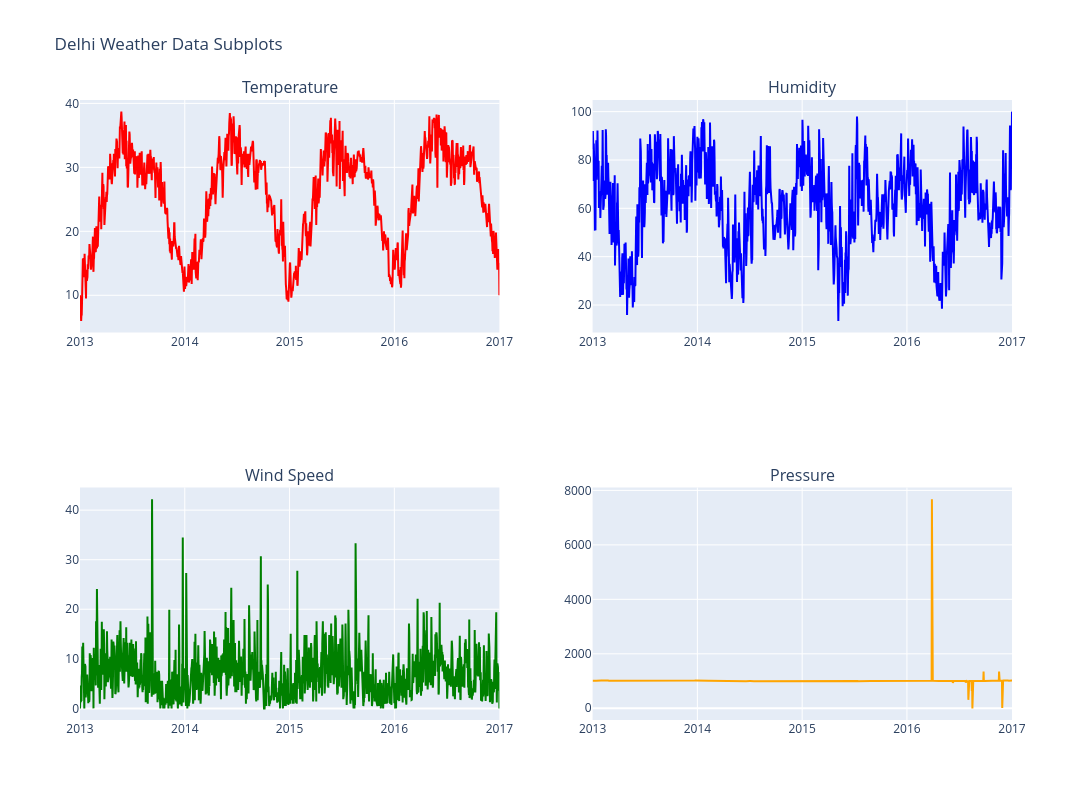

Notebook cell for this chart:
### Code cell
fig = make_subplots(rows=2, cols=2, subplot_titles=("Temperature", "Humidity", "Wind Speed", "Pressure"))

# Temperature plot
fig.add_trace(
    go.Scatter(x=df.index, y=df['meantemp'], mode='lines', name='Temperature', line=dict(color='red')),
    row=1, col=1)

# Humidity plot
fig.add_trace(
    go.Scatter(x=df.index, y=df['humidity'], mode='lines', name='Humidity', line=dict(color='blue')),
    row=1, col=2)

# Pressure plot
fig.add_trace(
    go.Scatter(x=df.index, y=df['wind_speed'], mode='lines', name='Wind Speed', line=dict(color='green')),
    row=2, col=1)

# Wind Speed plot
fig.add_trace(
    go.Scatter(x=df.index, y=df['meanpressure'], mode='lines', name='Pressure', line=dict(color='orange')),
    row=2, col=2)

# Update layout
fig.update_layout(
    title='Delhi Weather Data Subplots',
    height=800,
    width=1100,
    showlegend=False  # Set to False if you don't want a shared legend
)
# Display the plot
pio.show(fig)

### Figure 1 — Plotly figure (JSON) as saved in the notebook; plotly's stock layout.template omitted (floating-point values rounded to 4 significant figures; data arrays with more than 128 entries replaced by an {"elided": "..."} marker saying what was removed)
{"data": [{"line": {"color": "red"}, "mode": "lines", "name": "Temperature", "type": "scatter", "x": {"elided": "1462 str values"}, "xaxis": "x", "y": {"elided": "1462 float values"}, "yaxis": "y"}, {"line": {"color": "blue"}, "mode": "lines", "name": "Humidity", "type": "scatter", "x": {"elided": "1462 str values"}, "xaxis": "x2", "y": {"elided": "1462 float values"}, "yaxis": "y2"}, {"line": {"color": "green"}, "mode": "lines", "name": "Wind Speed", "type": "scatter", "x": {"elided": "1462 str values"}, "xaxis": "x3", "y": {"elided": "1462 float values"}, "yaxis": "y3"}, {"line": {"color": "orange"}, "mode": "lines", "name": "Pressure", "type": "scatter", "x": {"elided": "1462 str values"}, "xaxis": "x4", "y": {"elided": "1462 float values"}, "yaxis": "y4"}], "layout": {"annotations": [{"font": {"size": 16}, "showarrow": false, "text": "Temperature", "x": 0.225, "xanchor": "center", "xref": "paper", "y": 1, "yanchor": "bottom", "yref": "paper"}, {"font": {"size": 16}, "showarrow": false, "text": "Humidity", "x": 0.775, "xanchor": "center", "xref": "paper", "y": 1, "yanchor": "bottom", "yref": "paper"}, {"font": {"size": 16}, "showarrow": false, "text": "Wind Speed", "x": 0.225, "xanchor": "center", "xref": "paper", "y": 0.375, "yanchor": "bottom", "yref": "paper"}, {"font": {"size": 16}, "showarrow": false, "text": "Pressure", "x": 0.775, "xanchor": "center", "xref": "paper", "y": 0.375, "yanchor": "bottom", "yref": "paper"}], "height": 800, "showlegend": false, "title": {"text": "Delhi Weather Data Subplots"}, "width": 1100, "xaxis": {"anchor": "y", "autorange": true, "domain": [0, 0.45], "range": ["2013-01-01", "2017-01-01"], "type": "date"}, "xaxis2": {"anchor": "y2", "autorange": true, "domain": [0.55, 1], "range": ["2013-01-01", "2017-01-01"], "type": "date"}, "xaxis3": {"anchor": "y3", "autorange": true, "domain": [0, 0.45], "range": ["2013-01-01", "2017-01-01"], "type": "date"}, "xaxis4": {"anchor": "y4", "autorange": true, "domain": [0.55, 1], "range": ["2013-01-01", "2017-01-01"], "type": "date"}, "yaxis": {"anchor": "x", "autorange": true, "domain": [0.625, 1], "range": [4.183, 40.53], "type": "linear"}, "yaxis2": {"anchor": "x2", "autorange": true, "domain": [0.625, 1], "range": [8.619, 104.8], "type": "linear"}, "yaxis3": {"anchor": "x3", "autorange": true, "domain": [0, 0.375], "range": [-2.346, 44.57], "type": "linear"}, "yaxis4": {"anchor": "x4", "autorange": true, "domain": [0, 0.375], "range": [-429.8, 8106.0], "type": "linear"}}}
